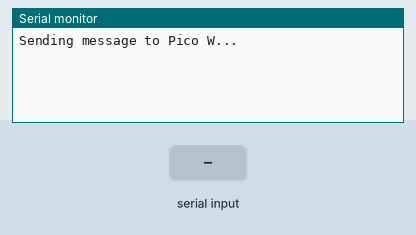
Simulated run of this sketch. Board: Arduino Mega 2560, built with avr-gcc and run on an emulated ATmega2560. On the bench: the last lines printed to the serial monitor. Inputs (shaded band) come from the test bench.

Above: at 2.2 s.
2.3 s: "1\n" received over the second serial link
At 2.7 s:
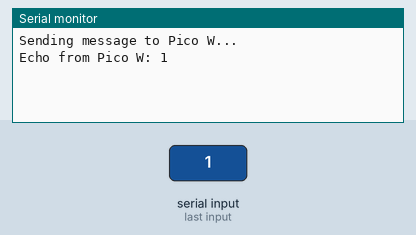
3.8 s: "0\n" received over the second serial link
At 5.0 s:
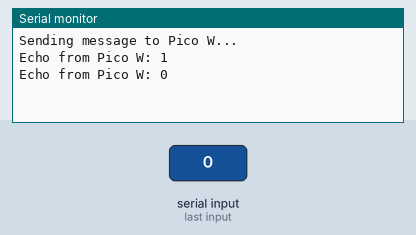
5.3 s: "2\n" received over the second serial link
At 6.2 s:
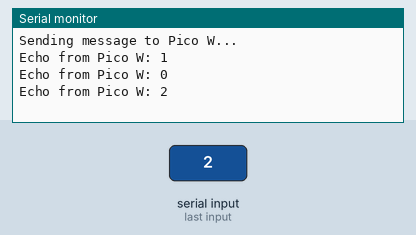

The sketch:

serial_echo_test.ino
```cpp
void setup() {
  Serial.begin(9600);
  Serial2.begin(9600);  // Replace with your actual pins if using SoftwareSerial

  delay(1000);
  Serial.println("Sending message to Pico W...");
  Serial2.println("Hello from Arduino!");
}

void loop() {
  if (Serial2.available()) {
    String response = Serial2.readStringUntil('\n');
    Serial.print("Echo from Pico W: ");
    Serial.println(response);
    delay(1000);  // Send periodically
    Serial2.println("Ping!");
  }
}
```

Measured:
- after the input at 2.3 s, the serial monitor: prints a new line at once (image 1)
- after the input at 3.8 s, the serial monitor: prints a new line at once (image 2)
- after the input at 5.3 s, the serial monitor: prints a new line at once (image 3)
